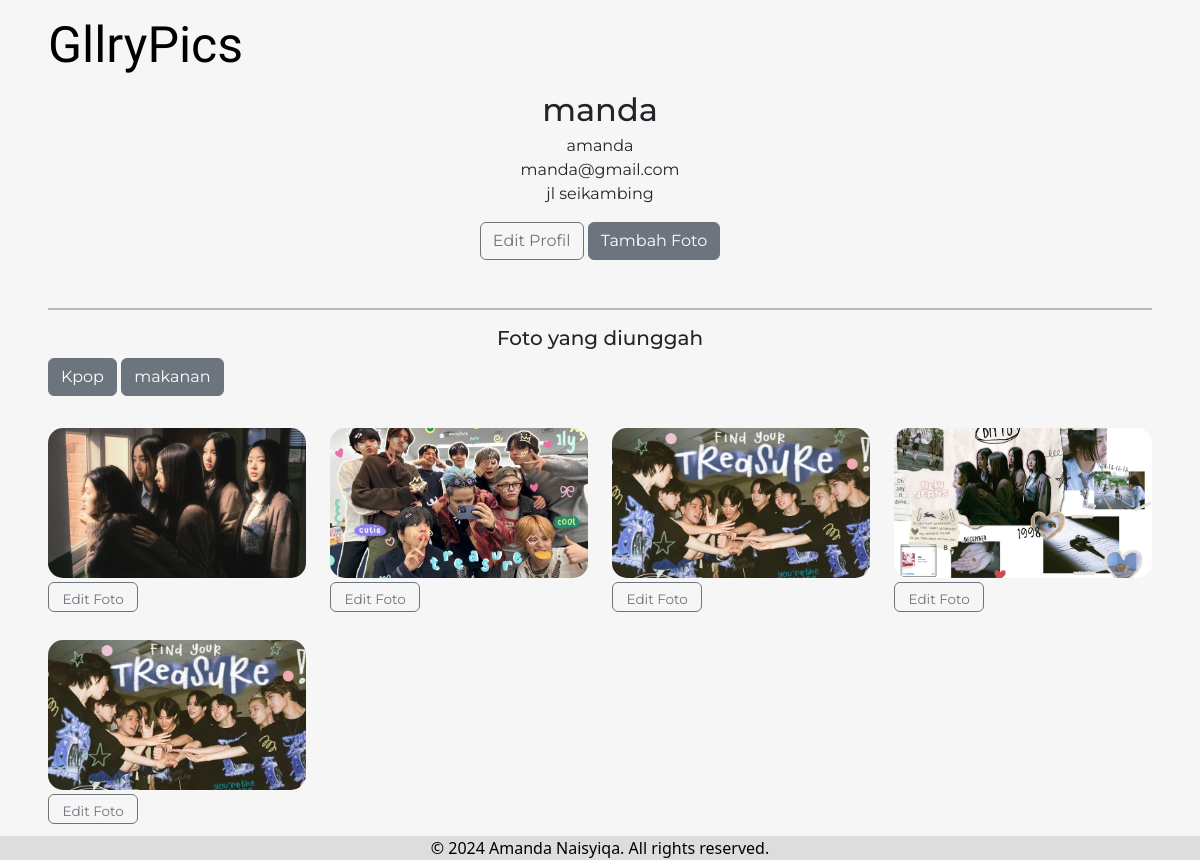
Screenshot of /profil_user.php (signed in) with the database file from the repository.
### tables this page shows
CREATE TABLE `gallery_user` (
  `UserId` int(11) NOT NULL,
  `Username` varchar(255) NOT NULL,
  `Password` varchar(255) NOT NULL,
  `Email` varchar(255) NOT NULL,
  `NamaLengkap` varchar(255) NOT NULL,
  `Alamat` text NOT NULL
);

CREATE TABLE `gallery_album` (
  `AlbumId` int(11) NOT NULL,
  `NamaAlbum` varchar(255) NOT NULL,
  `Deskripsi` text NOT NULL,
  `TanggalDibuat` date NOT NULL,
  `UserId` int(11) NOT NULL
);

CREATE TABLE `gallery_foto` (
  `FotoId` int(11) NOT NULL,
  `JudulFoto` varchar(255) NOT NULL,
  `DeskripsiFoto` text NOT NULL,
  `TanggalUnggah` date NOT NULL,
  `LokasiFile` varchar(255) NOT NULL,
  `AlbumId` int(11) NOT NULL,
  `UserId` int(11) NOT NULL
);

### profil_user.php (the view, shortened to what this page needs)
<?php
include 'config/koneksi.php';
?>
<html lang="en">
<head>
    <link href="https://cdn.jsdelivr.net/npm/bootstrap@5.3.2/dist/css/bootstrap.min.css" rel="stylesheet">
    <link rel=" stylesheet" href="css/profil.css">
</head>
<body>
    <nav class="navbar navbar-light">
        <div class="container-fluid px-5">
            <div class="col-2 justify-content-center">
                <a href="index.php" class="navbar-brand">GllryPics</a>
            </div>
            <div class="d-flex offset-8 col-2 justify-content-end">
                <div class="dropdown">
                    <div class="btn-group">
                        <button class="btn" type="button" id="dropdownMenuClickableInside" data-bs-toggle="dropdown"
                            data-bs-auto-close="outside" aria-expanded="false">
                        </button>
                    </div>
                </div>
            </div>
        </div>
    </nav>
    <div class="container-fluid px-5 pp">
        <div class="row text-center">
            <div class="offset-4 col-4">
                <div class="text-container">
                    <?php
                       $UserId = $_SESSION['UserId'];
                       $sql = mysqli_query($koneksi, "SELECT * FROM gallery_user WHERE UserId='$UserId'");
                        while($data = mysqli_fetch_array($sql)){
                        ?>
                    <h2 style="margin-top:0; margin-bottom:5px;"><?php echo $data['Username']?></h2>
                    <p style="margin-top:0; margin-bottom:0;"><?php echo $data['NamaLengkap']?></p>
                    <p style="margin-top:0; margin-bottom:0;"><?php echo $data['Email']?></p>
                    <p style="margin-top:0; margin-bottom:0;"><?php echo $data['Alamat']?></p>
                    <button type="button" class="btn btn-outline-secondary mt-3" data-bs-toggle="modal"
                        data-bs-target="#EditProfil<?php echo $data ['UserId']?> ">
                        Edit Profil
                    </button>
                    <button type="button" class="btn btn-secondary mt-3" data-bs-toggle="modal"
                        data-bs-target="#TambahFoto">
                        Tambah Foto
                    </button>
                                                <?php
                                                $UserId = $_SESSION['UserId'];
                                            ?>
                    <?php } ?>
                </div>
            </div>
        </div>
        <hr style=" border-top: 2px solid #000;" class="my-3 mt-5">
        <div class="row text-center">
            <h5>Foto yang diunggah </h5>
        </div>
    </div>
    <div class="container-fluid px-5 pp">
        <?php
        $album = mysqli_query($koneksi, "SELECT * FROM gallery_album WHERE UserId='$UserId' ");
        while ($row = mysqli_fetch_array($album)){
        ?>
        <a href="profil_user.php?AlbumId=<?php echo $row['AlbumId']?>" class="btn btn-secondary">
            <?php echo $row['NamaAlbum']?>
        </a>
        <?php } ?>
        <div class="row my-2">
            <?php
        if (isset($_GET['AlbumId'])){
            $AlbumId = $_GET['AlbumId'];
            $query = mysqli_query($koneksi, "SELECT * FROM gallery_foto WHERE UserId='$UserId' AND AlbumId='$AlbumId' ");
            while($data = mysqli_fetch_array($query)){?>
            <div class="col-3 g-4">
                <a href="komen.php?FotoId=<?php echo $data['FotoId']; ?>"> <img
                        class="poto-galeri object-fit-cover img-fluid" src="gbr/<?php echo $data['LokasiFile']?>"
                        alt="">
                </a>
                <button type="button" class="btn btn-outline-secondary my-1 btn-edit-foto" data-bs-toggle="modal"
                    data-bs-target="#EditFoto<?php echo $data['FotoId']?>">
                    Edit Foto
                </button>
            </div>
            <div class="modal fade" id="EditFoto<?php echo $data['FotoId']?>" tabindex="-1"
                aria-labelledby="exampleModalLabel" aria-hidden="true">
                <div class="modal-dialog">
                    <div class="modal-content">
                        <div class="modal-header">
                            <h5 class="modal-title" id="exampleModalLabel">Edit Foto</h5>
                            <button type="button" class="btn-close" data-bs-dismiss="modal" aria-label="Close"></button>
                        </div>
                        <div class="modal-body">
                            <form action="config/aksi_foto.php" method="post" enctype="multipart/form-data">
                                <div class="my-4">
                                    <input type="hidden" class="form-control input" name="FotoId"
                                        value="<?php echo $data['FotoId']?>">
                                </div>
                                <div class="my-4 justify-content-center">
                                    <label for="img"><img src="gbr/<?php echo $data['LokasiFile']?>" alt="foto"
                                            id="img-preview" class="img-fluid object-fit-cover"></label>
                                    <input id="img" type="file" class="" name="lokasifile">
                                </div>
                                <div class="my-4">
                                    <input type="text" class="form-control input" placeholder="Judul Foto"
                                        name="judulfoto" value="<?php echo $data['JudulFoto']?>">
                                </div>
                                <div class="my-4">
                                    <input type="text" class="form-control input" placeholder="Deskripsi Foto"
                                        name="deskripsifoto" value="<?php echo $data['DeskripsiFoto']?>"></input>
                                </div>
                                <div class="my-4">
                                    <select name="AlbumId" id="" class="form-control input">
                                        <?php
                                        $UserId = $_SESSION['UserId'];
                                        $sql_album = mysqli_query($koneksi, "SELECT * FROM gallery_album WHERE UserId = '$UserId'");
                                            while ($data_album = mysqli_fetch_array($sql_album)){
                                            ?>
                                        <option value="<?php echo $data_album['AlbumId']?>">
                                            <?php echo $data_album['NamaAlbum']?></option>
                                        <?php } ?>
                                    </select>
                                </div>
                        </div>
                        <div class="modal-footer">
                            <button type="submit" class="btn batal" data-bs-dismiss="modal" name="hapus">Hapus</button>
                            <button type="submit" class="btn simpan" name="edit">Edit</button>
                            </form>
                        </div>
                    </div>
                </div>
            </div>
            <?php
            }
        }else{
                  $UserId = $_SESSION['UserId'];
                  $sql = mysqli_query($koneksi, "SELECT * FROM gallery_foto WHERE UserId='$UserId'");
                  while($data = mysqli_fetch_array($sql)) {
                        ?>
            <div class="col-3 g-4">
                <a href="komen.php?FotoId=<?php echo $data['FotoId']; ?>"> <img
                        class="poto-galeri object-fit-cover img-fluid" src="gbr/<?php echo $data['LokasiFile']?>"
                        alt="">
                </a>
                <button type="button" class="btn btn-outline-secondary my-1 btn-edit-foto" data-bs-toggle="modal"
                    data-bs-target="#EditFoto<?php echo $data['FotoId']?>">
                    Edit Foto
                </button>
            </div>
            <?php } } ?>
        </div>
    </div>
    <footer class="d-flex justify-content-center">
        &copy; 2024 Amanda Naisyiqa. All
        rights reserved.
    </footer>
</body>
</html>

### css/profil.css (style rules this page uses)
body { background-color: #f7f6f6; }
.pp { font-family: "Montserrat", sans-serif; }
.navbar { font-family: "Montserrat", sans-serif; }
.navbar-brand { font-size: 50px; font-family: "Urbanist", sans-serif; }
.dropdown { border-radius: 5px 0px 0px 5px; background-color: #f7f7f7; color: black; }
.poto-galeri { border-radius: 15px; width: 100%; height: 150px; }
.btn-edit-foto { font-size: 85%; height: 30px; width: 35%; }
footer { background-color: rgba(0, 0, 0, 0.1); color: black; }

### rows the page displays
gallery_user: Username "manda", NamaLengkap "amanda", Email "manda@gmail.com", Alamat "jl seikambing"
gallery_album: NamaAlbum "Kpop"
gallery_album: NamaAlbum "makanan"
gallery_foto: LokasiFile (picture)
gallery_foto: LokasiFile (picture)
gallery_foto: LokasiFile (picture)
gallery_foto: LokasiFile (picture)
gallery_foto: LokasiFile (picture)
